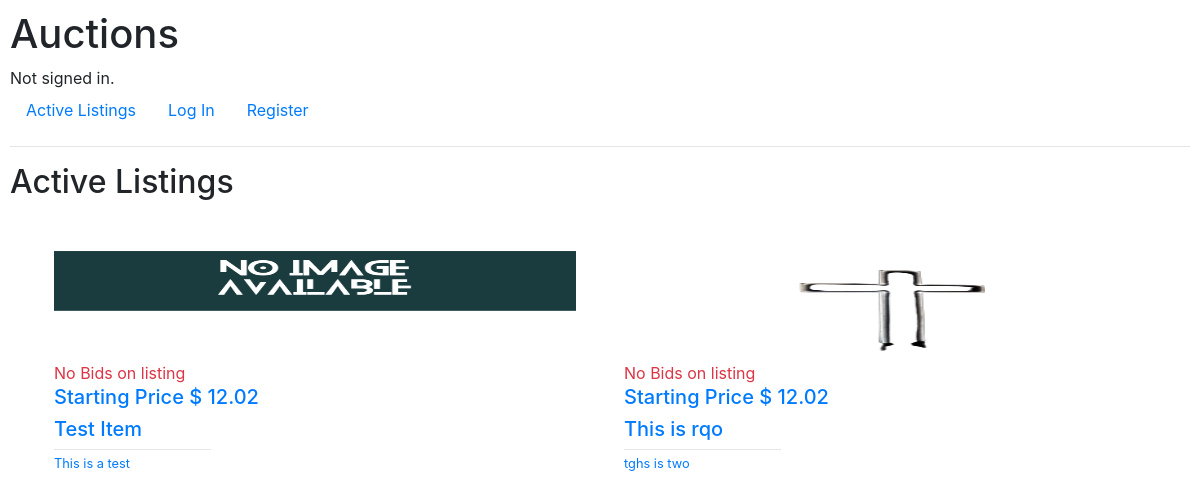
Before: / with the older database file.
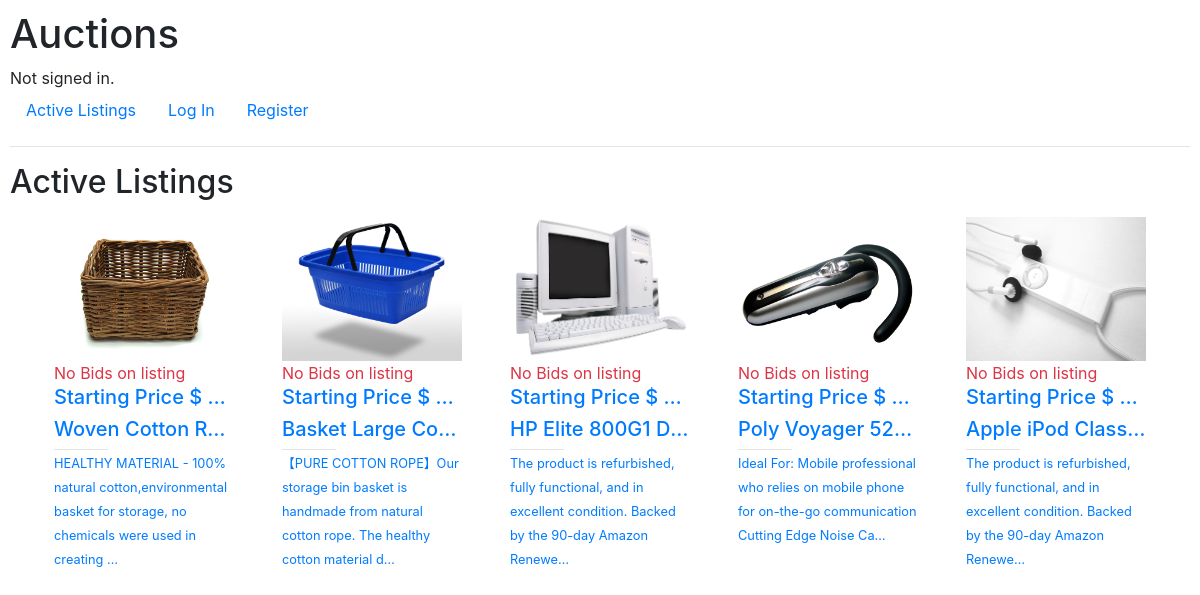
After: the same page with the newer database file.
### auctions/models.py (models this page shows, shortened)
class Listing(models.Model):
    CATEGORIES = (
        ("Fashion", "Fashion"),
        ("Toys", "Toys"),
        ("Electronics", "Electronics"),
        ("Home", "Home"),
    )
    title = models.CharField(max_length=150)
    description = models.TextField()
    category = models.CharField(choices=CATEGORIES, max_length=30)
    image = models.ImageField(upload_to='users/%Y/%m/%d/', blank=True)
    starting_price = models.DecimalField(max_digits=10, decimal_places=2)
    date = models.DateTimeField(auto_now_add=True)
    watchlist = models.ManyToManyField(User, blank=True, default=None, related_name='watchlist')
    owner = models.ForeignKey(User, on_delete=models.CASCADE)
    active = models.BooleanField(default=True)
    def current_price(self):
        return self.bid_set.all().aggregate(Max('price'))['price__max']

### auctions/views.py (the view)
# urls.py: path("", views.index, name="index"),
def index(request):
    return render(request, "auctions/index.html", {
        'listings': Listing.objects.all()
    })

### auctions/templates/auctions/index.html (shortened to what this page needs)
{% extends "auctions/layout.html" %}
{% load static %}
{% block body %}
<h2>Active Listings</h2>
<div class="listings container p-2">
  {% for listing in listings %}
  {% if listing.active %}
    <a href="{% url 'listing' listing.id %}" class="listing px-3">
      <div style="height: 9rem">
        {% if listing.image %}
        <img src="{{ listing.image.url }}" alt="{{ listing.title }}" style="width: 100%; height:100%">
        {% else %}
        <img src="{% static 'auctions/images/unavailable.png' %}" alt="{{ listing.title }}"
          style="width: 100%; height:100%">
        {% endif%}
      </div>
      {% if listing.current_price is None %}
      <p class="text-danger m-0">No Bids on listing </p>
      <h5 class="text-truncate">Starting Price $ {{ listing.starting_price }}</h5>
      {% else %}
      <p class="text-danger m-0">Listing is now bidding </p>
      <h5 class="text-truncate">Price $ {{ listing.current_price }}</h5>
      {% endif %}
      <h5 class="text-truncate">{{ listing.title }}</h5>
      <hr class="m-0 p-0" style="width:30%;">
      <p><small>{{ listing.description|truncatechars:109 }}</small></p>
    </a>
  {% else %}
  <h1>No active listings</h1>
  {% endif %}
  {% empty %}
  <h1>No active listings</h1>
  {% endfor %}
</div>
{% endblock %}

### auctions/templates/auctions/layout.html (shortened to what this page needs)
{% load static %}
<!DOCTYPE html>
<html lang="en">
    <head>
        <link rel="stylesheet" href="https://stackpath.bootstrapcdn.com/bootstrap/4.4.1/css/bootstrap.min.css">
        <link href="{% static 'auctions/styles.css' %}" rel="stylesheet">
    </head>
    <body>
        <h1>Auctions</h1>
        <div>
            {% if user.is_authenticated %}
                Signed in as <strong>{{ user.username }}</strong>.
            {% else %}
                Not signed in.
            {% endif %}
        </div>
        <ul class="nav">
            <li class="nav-item">
                <a class="nav-link" href="{% url 'index' %}">Active Listings</a>
            </li>
            {% if user.is_authenticated %}
                <li class="nav-item">
                    <a class="nav-link" href="{% url 'new_listing' %}">Add New Listing</a>
                </li>
                <li class="nav-item">
                    <a class="nav-link" href="{% url 'watchlist' %}">Watchlist <small class="bg-dark font-weight-bold p-1 rounded-circle text-white">{{ user.watchlist_count }}</small>  </a>
                </li>
                <li class="nav-item">
                    <a class="nav-link" href="{% url 'logout' %}">Log Out</a>
                </li>
            {% else %}
                <li class="nav-item">
                    <a class="nav-link" href="{% url 'login' %}">Log In</a>
                </li>
                <li class="nav-item">
                    <a class="nav-link" href="{% url 'register' %}">Register</a>
                </li>
            {% endif %}
        </ul>
        <hr>
        {% block body %}
        {% endblock %}
    </body>
</html>

### auctions/static/auctions/styles.css (style rules this page uses)
body { padding: 10px; }
.listings { display:grid; grid-template-columns: repeat(auto-fit, minmax(200px, 1fr)); gap: 1rem; }
.listing { justify-content:space-evenly; }

Changed rows visible on the page:
removed Listing: active True (drawn), starting_price "12.02", title "Test Item", description "This is a test"
removed Listing: image (picture), starting_price "12.02", title "This is rqo", description "tghs is two"
added Listing: image (picture), title "Woven Cotton R…", description "HEALTHY MATERIAL - 100% natural cotton,environmental basket for storage, no chemicals were used in creating …"
added Listing: image (picture), title "Basket Large Co…", description "【PURE COTTON ROPE】Our storage bin basket is handmade from natural cotton rope. The healthy cotton material d…"
added Listing: image (picture), title "HP Elite 800G1 D…", description "The product is refurbished, fully functional, and in excellent condition. Backed by the 90-day Amazon Renewe…"
added Listing: image (picture), title "Poly Voyager 52…", description "Ideal For: Mobile professional who relies on mobile phone for on-the-go communication Cutting Edge Noise Ca…"
added Listing: image (picture), title "Apple iPod Class…", description "The product is refurbished, fully functional, and in excellent condition. Backed by the 90-day Amazon Renewe…"
